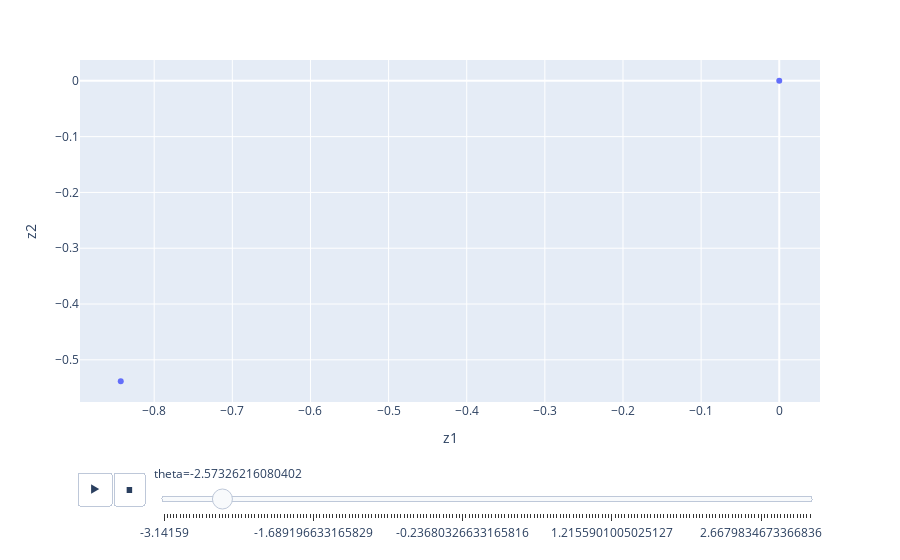

The cell this chart's notebook holds for it:
### Code cell
df = pd.DataFrame(data={"z1":data_x, "z2": data_y, "theta": data_t})
fig = px.scatter(df, "z1", "z2", animation_frame='theta')
fig.show()
